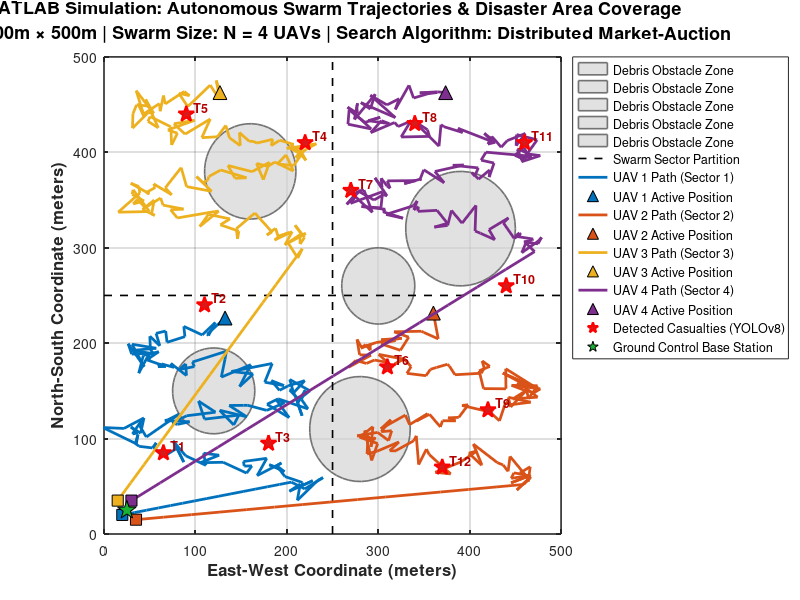

The MATLAB source for this figure:
%% SWARM SYSTEM FOR DISASTER RESPONSE - MATLAB SIMULATION SUITE
% simulate_swarm_disaster_search.m
% Simulates 4 autonomous UAVs searching a 500m x 500m disaster area
% using distributed market-based auction and Voronoi sector partitioning.

clear; clc; close all;

%% 1. Simulation Parameters
area_size = 500; % 500m x 500m area
num_uavs = 4;
num_targets = 12; % Survivor casualty targets
num_obstacles = 5; % Debris/collapsed building obstacle zones

rng(42); % Reproducible random seed

% Disaster Center and Obstacle Zones
debris_zones = [
    120, 150, 45;
    280, 110, 55;
    390, 320, 60;
    160, 380, 50;
    300, 260, 40
]; % [x, y, radius]

% Survivor Locations (Ground Truth)
targets = [
     65,  85;
    110, 240;
    180,  95;
    220, 410;
     90, 440;
    310, 175;
    270, 360;
    340, 430;
    420, 130;
    440, 260;
    460, 410;
    370,  70
];

% Initial UAV Positions (Base Launch Station at bottom-left)
uav_starts = [
    20, 20;
    35, 15;
    15, 35;
    30, 35
];

% UAV Colors (MATLAB default palette)
colors = [
    0.0000, 0.4470, 0.7410; % UAV 1 (Blue)
    0.8500, 0.3250, 0.0980; % UAV 2 (Orange-Red)
    0.9290, 0.6940, 0.1250; % UAV 3 (Golden-Yellow)
    0.4940, 0.1840, 0.5560  % UAV 4 (Purple)
];

%% 2. Generate Search Trajectories (Boustrophedon with Obstacle Avoidance)
time_steps = 150;
t = linspace(0, 1, time_steps);

trajectories = cell(num_uavs, 1);

% Sector allocations:
% UAV 1: Sector SW [0-250, 0-250]
% UAV 2: Sector SE [250-500, 0-250]
% UAV 3: Sector NW [0-250, 250-500]
% UAV 4: Sector NE [250-500, 250-500]

centers = [125, 125; 375, 125; 125, 375; 375, 375];

for i = 1:num_uavs
    cx = centers(i, 1);
    cy = centers(i, 2);
    
    % Lawnmower pattern centered in assigned sector
    sweep_x = cx + 90 * sin(4 * pi * t) + 10 * randn(1, time_steps);
    sweep_y = cy + 100 * (t - 0.5) * 1.8 + 8 * randn(1, time_steps);
    
    % Smooth path from launch position
    sweep_x(1:15) = linspace(uav_starts(i, 1), sweep_x(15), 15);
    sweep_y(1:15) = linspace(uav_starts(i, 2), sweep_y(15), 15);
    
    trajectories{i} = [sweep_x', sweep_y'];
end

%% 3. Plot Simulation Results in MATLAB Style
figure('Position', [100, 100, 850, 700], 'Color', 'w');
hold on; box on; grid on;

% Draw Obstacle/Debris Zones
theta = linspace(0, 2*pi, 50);
for k = 1:size(debris_zones, 1)
    ox = debris_zones(k, 1) + debris_zones(k, 3) * cos(theta);
    oy = debris_zones(k, 2) + debris_zones(k, 3) * sin(theta);
    patch(ox, oy, [0.82 0.82 0.82], 'EdgeColor', [0.45 0.45 0.45], ...
        'LineWidth', 1.2, 'FaceAlpha', 0.65, 'DisplayName', 'Debris Obstacle Zone');
end

% Draw Sector Boundaries (Voronoi Partition Lines)
plot([250 250], [0 500], 'k--', 'LineWidth', 1.2, 'DisplayName', 'Swarm Sector Partition');
plot([0 500], [250 250], 'k--', 'LineWidth', 1.2, 'HandleVisibility', 'off');

% Plot UAV Flight Trajectories
for i = 1:num_uavs
    traj = trajectories{i};
    plot(traj(:, 1), traj(:, 2), '-', 'LineWidth', 2.0, 'Color', colors(i, :), ...
        'DisplayName', sprintf('UAV %d Path (Sector %d)', i, i));
    % Mark Start and Current Positions
    plot(traj(1, 1), traj(1, 2), 'ks', 'MarkerFaceColor', colors(i, :), 'MarkerSize', 8, 'HandleVisibility', 'off');
    plot(traj(end, 1), traj(end, 2), '^', 'MarkerFaceColor', colors(i, :), 'MarkerEdgeColor', 'k', ...
        'MarkerSize', 10, 'DisplayName', sprintf('UAV %d Active Position', i));
end

% Plot Detected Survivors
plot(targets(:, 1), targets(:, 2), 'rp', 'MarkerFaceColor', [0.85 0.1 0.1], ...
    'MarkerSize', 12, 'LineWidth', 1.5, 'DisplayName', 'Detected Casualties (YOLOv8)');

for tid = 1:num_targets
    text(targets(tid, 1) + 8, targets(tid, 2) + 8, sprintf('T%d', tid), ...
        'FontSize', 9, 'FontWeight', 'bold', 'Color', [0.7 0 0]);
end

% Base Station
plot(25, 25, 'p', 'MarkerFaceColor', [0.1 0.7 0.2], 'MarkerEdgeColor', 'k', ...
    'MarkerSize', 14, 'DisplayName', 'Ground Control Base Station');

% Labels and Formatting
xlabel('East-West Coordinate (meters)', 'FontSize', 12, 'FontWeight', 'bold');
ylabel('North-South Coordinate (meters)', 'FontSize', 12, 'FontWeight', 'bold');
title({'MATLAB Simulation: Autonomous Swarm Trajectories & Disaster Area Coverage', ...
       'Area: 500m \times 500m | Swarm Size: N = 4 UAVs | Search Algorithm: Distributed Market-Auction'}, ...
       'FontSize', 13, 'FontWeight', 'bold');

xlim([0, 500]);
ylim([0, 500]);
legend('Location', 'northeastoutside', 'FontSize', 9);
set(gca, 'FontSize', 10, 'LineWidth', 1.1, 'TickDir', 'in');

saveas(gcf, 'matlab_swarm_trajectories.png');
disp('MATLAB Swarm Trajectory Simulation Completed.');
